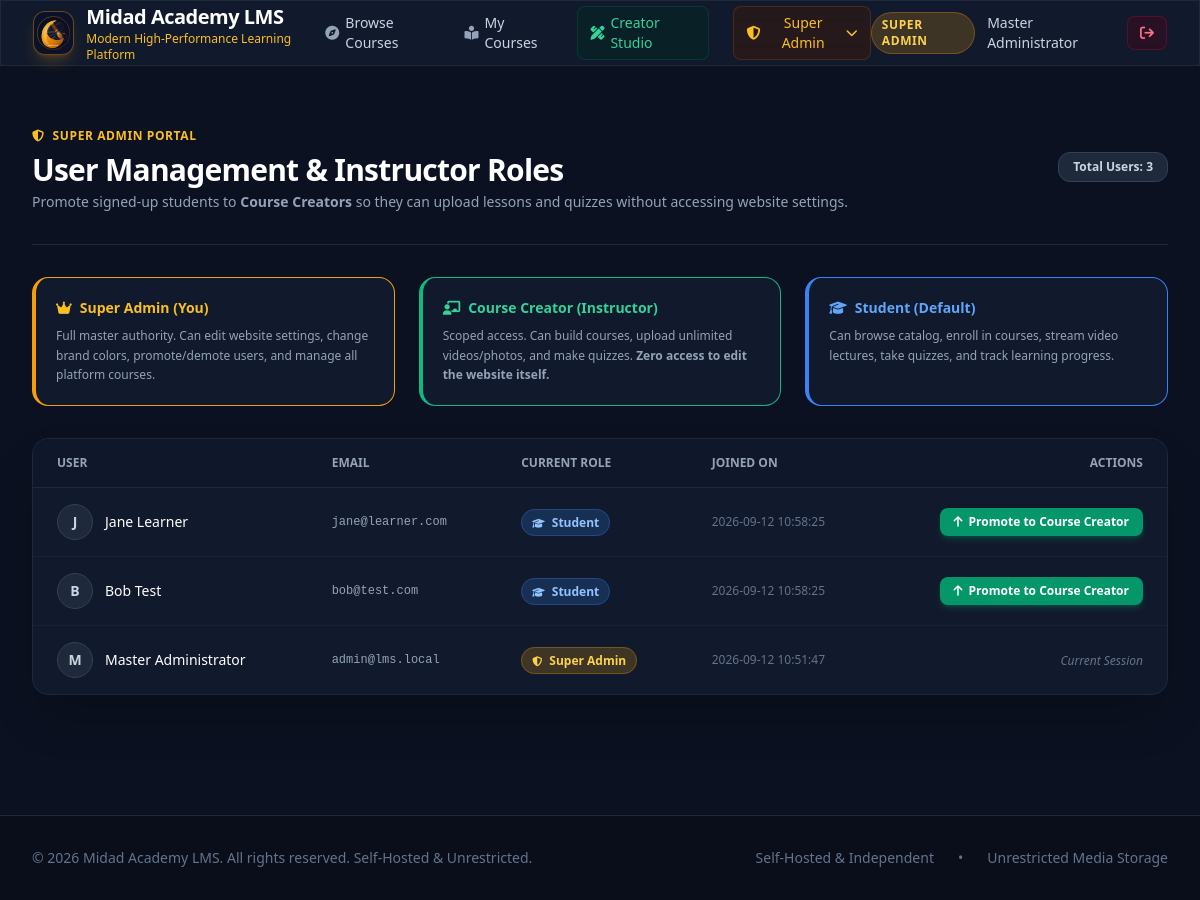
Page /admin/users (signed in) on the committed database.
### tables this page shows
CREATE TABLE settings (
        key TEXT PRIMARY KEY,
        value TEXT NOT NULL
    );

CREATE TABLE users (
        id INTEGER PRIMARY KEY AUTOINCREMENT,
        email TEXT UNIQUE NOT NULL,
        name TEXT NOT NULL,
        password_hash TEXT NOT NULL,
        role TEXT NOT NULL DEFAULT 'student',
        created_at TIMESTAMP DEFAULT CURRENT_TIMESTAMP
    );

### app.py (the view)
@app.route("/admin/users")
@super_admin_only
def admin_users():
    users = db.get_all_users()
    return render_template("admin_users.html", users=users)

### app.py (called while the page is built)
@app.context_processor
def inject_global_data():
    settings = db.get_settings()
    current_user = None
    if "user_id" in session:
        current_user = db.get_user_by_id(session["user_id"])
    return dict(settings=settings, current_user=current_user)

def super_admin_only(f):
    @wraps(f)
    def decorated_function(*args, **kwargs):
        if "user_id" not in session:
            flash("Please sign in as Super Admin.", "warning")
            return redirect(url_for("login", next=request.url))
        user = db.get_user_by_id(session["user_id"])
        if not user or user["role"] != "super_admin":
            abort(403, description="Access Restricted: Only the Master Super Admin can modify website settings or manage user roles.")
        return f(*args, **kwargs)
    return decorated_function

### database.py (called while the page is built)
def get_db_connection():
    conn = sqlite3.connect(DB_PATH)
    conn.row_factory = sqlite3.Row
    conn.execute("PRAGMA foreign_keys = ON")
    return conn

def get_settings():
    conn = get_db_connection()
    rows = conn.execute("SELECT key, value FROM settings").fetchall()
    conn.close()
    return {row["key"]: row["value"] for row in rows}

def get_user_by_id(user_id):
    conn = get_db_connection()
    user = conn.execute("SELECT * FROM users WHERE id = ?", (user_id,)).fetchone()
    conn.close()
    return user

def get_all_users():
    conn = get_db_connection()
    users = conn.execute("SELECT id, email, name, role, created_at FROM users ORDER BY created_at DESC").fetchall()
    conn.close()
    return users

### templates/admin_users.html (shortened to what this page needs)
{% extends "base.html" %}
{% block content %}
<div class="max-w-7xl mx-auto px-4 sm:px-6 lg:px-8 py-10">
    <div class="flex flex-col sm:flex-row items-start sm:items-center justify-between pb-8 border-b border-slate-800 gap-4">
        <div>
            <div class="inline-flex items-center space-x-2 text-xs font-semibold uppercase tracking-wider text-amber-400 mb-2">
                <i class="fa-solid fa-shield-halved"></i>
                <span>Super Admin Portal</span>
            </div>
            <h1 class="text-3xl font-bold text-white tracking-tight">User Management & Instructor Roles</h1>
            <p class="text-sm text-slate-400 mt-1">
                Promote signed-up students to <strong>Course Creators</strong> so they can upload lessons and quizzes without accessing website settings.
            </p>
        </div>
        <div class="flex items-center space-x-3">
            <span class="px-3.5 py-1.5 rounded-xl bg-slate-800 text-xs font-semibold text-slate-300 border border-slate-700">
                Total Users: {{ users | length }}
            </span>
        </div>
    </div>
    <div class="grid grid-cols-1 md:grid-cols-3 gap-6 my-8">
        <div class="glass-card p-5 rounded-2xl border-l-4 border-amber-500">
            <div class="text-amber-400 font-bold text-sm flex items-center gap-2">
                <i class="fa-solid fa-crown"></i> Super Admin (You)
            </div>
            <p class="text-xs text-slate-400 mt-2 leading-relaxed">
                Full master authority. Can edit website settings, change brand colors, promote/demote users, and manage all platform courses.
            </p>
        </div>
        <div class="glass-card p-5 rounded-2xl border-l-4 border-emerald-500">
            <div class="text-emerald-400 font-bold text-sm flex items-center gap-2">
                <i class="fa-solid fa-chalkboard-user"></i> Course Creator (Instructor)
            </div>
            <p class="text-xs text-slate-400 mt-2 leading-relaxed">
                Scoped access. Can build courses, upload unlimited videos/photos, and make quizzes. <strong>Zero access to edit the website itself.</strong>
            </p>
        </div>
        <div class="glass-card p-5 rounded-2xl border-l-4 border-blue-500">
            <div class="text-blue-400 font-bold text-sm flex items-center gap-2">
                <i class="fa-solid fa-graduation-cap"></i> Student (Default)
            </div>
            <p class="text-xs text-slate-400 mt-2 leading-relaxed">
                Can browse catalog, enroll in courses, stream video lectures, take quizzes, and track learning progress.
            </p>
        </div>
    </div>
    <div class="glass-card rounded-2xl overflow-hidden border border-slate-800 shadow-2xl">
        <div class="overflow-x-auto">
            <table class="w-full text-left text-sm text-slate-300">
                <thead class="bg-slate-900/80 text-xs uppercase font-semibold text-slate-400 border-b border-slate-800">
                    <tr>
                        <th class="px-6 py-4">User</th>
                        <th class="px-6 py-4">Email</th>
                        <th class="px-6 py-4">Current Role</th>
                        <th class="px-6 py-4">Joined On</th>
                        <th class="px-6 py-4 text-right">Actions</th>
                    </tr>
                </thead>
                <tbody class="divide-y divide-slate-800/60">
                    {% for u in users %}
                    <tr class="hover:bg-slate-800/30 transition">
                        <td class="px-6 py-4 font-medium text-white flex items-center space-x-3">
                            <div class="w-9 h-9 rounded-full bg-slate-800 flex items-center justify-center font-bold text-slate-300 border border-slate-700">
                                {{ u.name[0] | upper }}
                            </div>
                            <span>{{ u.name }}</span>
                        </td>
                        <td class="px-6 py-4 font-mono text-xs text-slate-400">{{ u.email }}</td>
                        <td class="px-6 py-4">
                            {% if u.role == 'super_admin' %}
                                <span class="px-2.5 py-1 rounded-full text-xs font-semibold bg-amber-500/20 text-amber-300 border border-amber-500/30">
                                    <i class="fa-solid fa-shield-halved text-[10px] mr-1"></i> Super Admin
                                </span>
                            {% elif u.role == 'instructor' %}
                                <span class="px-2.5 py-1 rounded-full text-xs font-semibold bg-emerald-500/20 text-emerald-300 border border-emerald-500/30">
                                    <i class="fa-solid fa-pen-ruler text-[10px] mr-1"></i> Course Creator
                                </span>
                            {% else %}
                                <span class="px-2.5 py-1 rounded-full text-xs font-semibold bg-blue-500/20 text-blue-300 border border-blue-500/30">
                                    <i class="fa-solid fa-graduation-cap text-[10px] mr-1"></i> Student
                                </span>
                            {% endif %}
                        </td>
                        <td class="px-6 py-4 text-xs text-slate-500">{{ u.created_at }}</td>
                        <td class="px-6 py-4 text-right">
                            {% if u.id != current_user.id %}
                                {% if u.role == 'student' %}
                                    <form method="POST" action="{{ url_for('change_user_role', user_id=u.id) }}" class="inline">
                                        <button type="submit" class="px-3.5 py-1.5 rounded-lg bg-emerald-600 hover:bg-emerald-500 text-white text-xs font-semibold transition shadow-md shadow-emerald-600/30 flex items-center gap-1.5 ml-auto">
                                            <i class="fa-solid fa-arrow-up"></i> Promote to Course Creator
                                        </button>
                                    </form>
                                {% endif %}
                            {% else %}
                                <span class="text-xs text-slate-500 italic">Current Session</span>
                            {% endif %}
                        </td>
                    </tr>
                    {% endfor %}
                </tbody>
            </table>
        </div>
    </div>
</div>
{% endblock %}

### templates/base.html (shortened to what this page needs)
<!DOCTYPE html>
<html lang="en">
<head>
    <script src="https://cdn.tailwindcss.com"></script>
    <link rel="stylesheet" href="https://cdnjs.cloudflare.com/ajax/libs/font-awesome/6.4.0/css/all.min.css">
</head>
<body class="min-h-screen flex flex-col antialiased">
    <header class="sticky top-0 z-50 glass-card border-b border-slate-800">
        <div class="max-w-7xl mx-auto px-4 sm:px-6 lg:px-8">
            <div class="flex items-center justify-between h-16">
                <a href="{{ url_for('index') }}" class="flex items-center space-x-3 group">
                    <div class="w-11 h-11 rounded-xl bg-[#0A1128] border border-amber-500/40 p-0.5 flex items-center justify-center shadow-lg shadow-amber-500/20 group-hover:scale-105 transition overflow-hidden">
                        <img src="{{ url_for('static', filename='images/midad_logo.svg') }}" alt="Midad Academy LMS Logo" class="w-full h-full object-contain">
                    </div>
                    <div>
                        <span class="text-xl font-bold tracking-tight text-white block">{{ settings.site_name }}</span>
                        <span class="text-xs text-amber-400 font-medium hidden sm:block">{{ settings.tagline }}</span>
                    </div>
                </a>
                <nav class="hidden md:flex items-center space-x-6">
                    <a href="{{ url_for('index') }}" class="text-sm font-medium text-slate-300 hover:text-white transition flex items-center gap-1.5">
                        <i class="fa-solid fa-compass text-slate-400"></i> Browse Courses
                    </a>
                    {% if current_user %}
                        <a href="{{ url_for('my_learning') }}" class="text-sm font-medium text-slate-300 hover:text-white transition flex items-center gap-1.5">
                            <i class="fa-solid fa-book-open-reader text-slate-400"></i> My Courses
                        </a>
                        {% if current_user.role in ['instructor', 'super_admin'] %}
                        <a href="{{ url_for('studio') }}" class="text-sm font-medium text-emerald-400 hover:text-emerald-300 transition flex items-center gap-1.5 bg-emerald-950/40 px-3 py-1.5 rounded-lg border border-emerald-800/40">
                            <i class="fa-solid fa-pen-ruler"></i> Creator Studio
                        </a>
                        {% endif %}
                        {% if current_user.role == 'super_admin' %}
                        <div class="relative group">
                            <button class="text-sm font-medium text-amber-400 hover:text-amber-300 transition flex items-center gap-1.5 bg-amber-950/40 px-3 py-1.5 rounded-lg border border-amber-800/40">
                                <i class="fa-solid fa-shield-halved"></i> Super Admin <i class="fa-solid fa-chevron-down text-xs"></i>
                            </button>
                        </div>
                        {% endif %}
                    {% endif %}
                </nav>
                <div class="flex items-center space-x-3">
                    {% if current_user %}
                        <div class="flex items-center space-x-3">
                            <span class="text-xs font-semibold px-2.5 py-1 rounded-full uppercase tracking-wider
                                {% if current_user.role == 'super_admin' %} bg-amber-500/20 text-amber-300 border border-amber-500/30
                                {% elif current_user.role == 'instructor' %} bg-emerald-500/20 text-emerald-300 border border-emerald-500/30
                                {% else %} bg-slate-700/50 text-slate-300 border border-slate-600/30 {% endif %}">
                                {{ current_user.role | replace('_', ' ') }}
                            </span>
                            <span class="text-sm font-medium text-slate-300 hidden lg:inline">{{ current_user.name }}</span>
                            <a href="{{ url_for('logout') }}" class="text-sm font-medium text-rose-400 hover:text-rose-300 transition bg-rose-950/40 px-3 py-1.5 rounded-lg border border-rose-800/40">
                                <i class="fa-solid fa-arrow-right-from-bracket"></i>
                            </a>
                        </div>
                    {% endif %}
                </div>
            </div>
        </div>
    </header>
    <main class="flex-grow">
        {% block content %}{% endblock %}
    </main>
    <footer class="mt-20 border-t border-slate-800 bg-[#090e1a] py-8">
        <div class="max-w-7xl mx-auto px-4 sm:px-6 lg:px-8 flex flex-col md:flex-row items-center justify-between text-sm text-slate-500 gap-4">
            <p>{{ settings.footer_text }}</p>
            <div class="flex items-center space-x-6">
                <span>Self-Hosted & Independent</span>
                <span>•</span>
                <span>Unrestricted Media Storage</span>
            </div>
        </div>
    </footer>
</body>
</html>

### templates/base.html (style rules this page uses)
body { background-color: #0b1120; color: #f8fafc; font-family: system-ui, -apple-system, sans-serif; }
.glass-card { background: rgba(21, 31, 50, 0.7); backdrop-filter: blur(12px); border: 1px solid rgba(255, 255, 255, 0.08); }

### rows in the picture
settings: site_name "Midad Academy LMS"
settings: tagline "Modern High-Performance Learning Platform"
users: role "SUPER ADMIN", name "Master Administrator", name "M", email "admin@lms.local", shows "Super Admin", created_at "2026-09-12 10:51:47", shows "Current Session"
users: name "J", name "Jane Learner", email "jane@learner.com", role "student" (drawn), created_at "2026-09-12 10:58:25"
users: name "B", name "Bob Test", email "bob@test.com", role "student" (drawn), created_at "2026-09-12 10:58:25"
settings: footer_text "© 2026 Midad Academy LMS. All rights reserved. Self-Hosted & Unrestricted."

### other values in the picture
{{ users | length }} "3"
